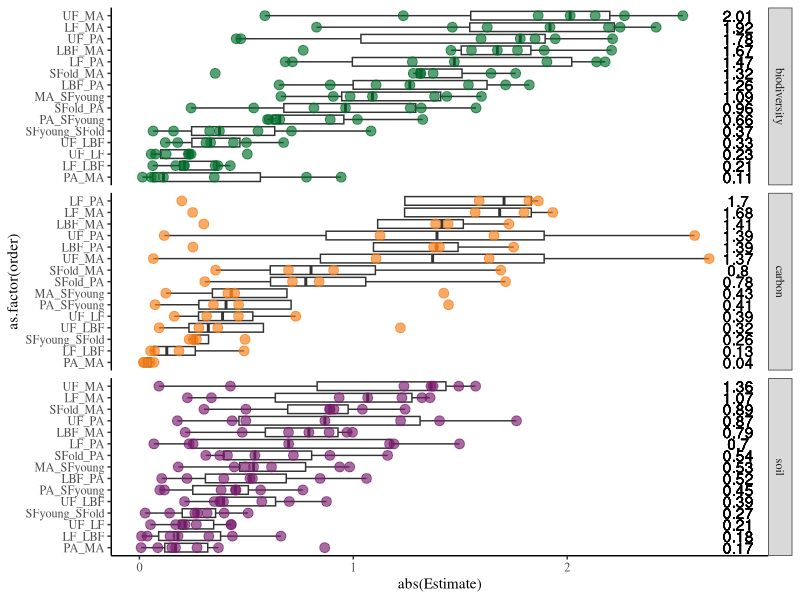
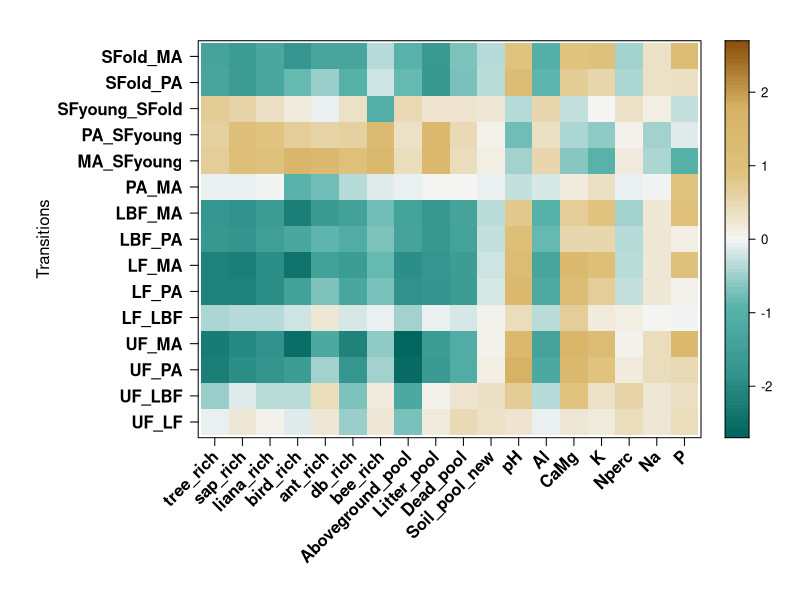

The R source for these figures, in order:
#### Script to calculate the mean effect sizes and create the graphs ####

# Loading packages

library(dplyr)
library(ggplot2)
library(lattice)
library(tidyverse)

# Loading data

efsize_data <- read.csv("Results/efsize_data.csv", h=T)

biodiversity_variables <- c("ant_rich", "bee_rich", "bird_rich", "db_rich", "liana_rich", "sap_rich", "tree_rich")
carbon_variables <- c("Aboveground_pool", "Litter_pool", "Dead_pool", "Soil_pool_new")
soil_variables <- c("pH", "Nperc", "P", "K", "Na", "CaMg", "Al")

efsize_data[efsize_data$variable %in% biodiversity_variables,"Component"] <- "biodiversity"
efsize_data[efsize_data$variable %in% carbon_variables,"Component"] <- "carbon" 
efsize_data[efsize_data$variable %in% soil_variables,"Component"] <- "soil"


#### Graphs ####

## Effect sizes ##

#My APA-format theme
apatheme=theme_bw()+
  theme(panel.grid.major=element_blank(),
        panel.grid.minor=element_blank(),
        panel.border=element_blank(),
        axis.line=element_line(),
        text=element_text(family='Times'),
        legend.position='none')

efsize_data_ordered <- efsize_data %>%
  group_by(Component, transition) %>% 
  summarise(median_es = median(abs(Estimate)))

efsize_data_ordered <- efsize_data_ordered %>% 
  ungroup() %>% 
  arrange(Component, median_es) %>% 
  mutate(order = row_number())

efsize_data2 <- efsize_data %>% 
  group_by(Component) %>% 
  left_join(efsize_data_ordered, by = c("Component", "transition"))

write.csv(x = efsize_data_ordered, file = "Results/efsize_median.csv", row.names = F)


# Plot

ggplot(efsize_data2)+
  geom_boxplot(aes(y=as.factor(order), x=abs(Estimate)), fill=NA, outlier.shape = NA)+
  geom_text(aes(y=as.factor(order), x=2.8, label = round(median_es, digits = 2)))+
  geom_point(aes(y=as.factor(order), x=abs(Estimate), colour = factor(Component)),
             size=3, alpha = 0.65)+
  scale_colour_manual(values = c("#006D2C", "#F57D15FF", "#781C6D"))+
  facet_grid(Component~., scales= 'free', space='free')+
  scale_y_discrete(
    breaks = as.numeric(efsize_data_ordered$order),
    labels = as.factor(efsize_data_ordered$transition),
    expand = c(0.05,0)
  )+
  apatheme




## Heat map

efsize_data <- read.csv("Results/efsize_data.csv", h=T)

efsize_data <- efsize_data[order(match(efsize_data$variable,
                                       c("tree_rich", "sap_rich", "liana_rich", "bird_rich", "ant_rich", "db_rich",
                                         "bee_rich", "Aboveground_pool", "Litter_pool", "Dead_pool", "Soil_pool_new",
                                         "pH", "Al", "CaMg", "K", "Nperc", "Na", "P"))),]

efsize_data <- efsize_data[order(match(efsize_data$transition,
                                       c("UF_LF", "UF_LBF", "UF_PA", "UF_MA", "LF_LBF", "LF_PA", "LF_MA", 
                                         "LBF_PA", "LBF_MA", "PA_MA", "MA_SFyoung", "PA_SFyoung",
                                         "SFyoung_SFold", "SFold_PA", "SFold_MA"))),]


matrix <- as.data.frame(pivot_wider(efsize_data, id_cols = transition, names_from = variable, values_from = Estimate))
row.names(matrix) <- matrix$transition

levelplot(t(as.matrix(matrix[,2:19]))*-1, col.regions = colorRampPalette(c("#01665e", "#35978f", "#5ab4ac", "#f5f5f5", "#dfc27d", "#d8b365", "#8c510a"))(200),
          colorkey = list(TRUE, height = 1), at = seq(-2.7,2.7,0.05), scales = list(y = (list(cex=1, font=2)), tck = c(1,0), x=list(cex=1, rot=45, font=2)),
          aspect = 15/19, xlab = NULL, ylab = "Transitions")
